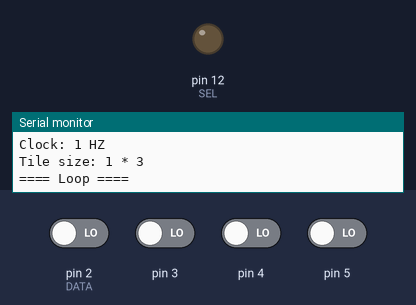
The sketch below on a simulated Arduino Uno, built with avr-gcc and run on an emulated ATmega328P. Parts: output pins drawn as LEDs (lit = HIGH), the last lines printed to the serial monitor. The inputs (shaded band) are chosen by the test bench; at power-on: pin 2 (DATA), pin 3–5 LOW. Pins used as bus, display or sensor lines are not drawn.

Above: at 0.5 s.
At 2.5 s:
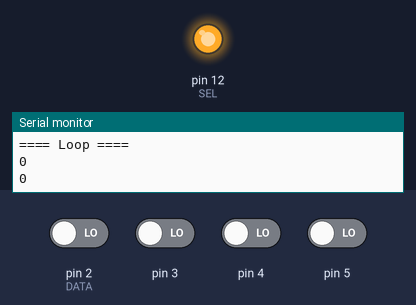
Timing chart, 0 to 5.2 s (numbered marks = the images above):
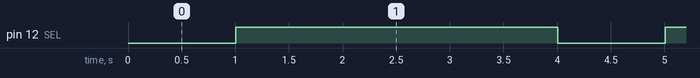

Measured:
- by itself, pin 12 (SEL): alternates HIGH for 3.0 s and LOW for 1.0 s

The sketch:

end-device-test.ino
```cpp
/* == tile form ==
 *
 *  -----------
 *  | b0 | b1 |
 *  -----------
 *  | b2 | b3 |
 *  -----------
 *
 */

/* == Wiring guideline ==

    name | pin | function
    -----|-----|---------
    CLK  | 13  | clock
    -----|-----|---------
    SEL  | 12  | select
    -----|-----|---------
    DATA |[2,5]| data, b0 > 2, b1 > 3, b2 > 4, b3 > 5
    ---------------------

   ====================== */


/* == definitions == */
#define CLK 13 // Pin of clock
#define SEL 12 // Pin of select
#define DATA 2 // Last pin of data, the n wide data line must be wired from 2+n-1 to 2 (inverse the order)
#define WIDE 4 // The wide of data bus, code must be modify when wide over 8 bits
#define FREQ 1  // The frequence of clock
#define BAUD 9600 // The baud rate of serial
//#define DEBUG  // Set the debug mode (Modify DEBUG to _DEBUG to disable the debug functions)

/* ================= */

/* == Global variable == */
int clk;    // The clock frequence (HZ)
int cyc;  // The cycle of the clock (millisecend)
unsigned int cStart; // Current cycle start time
int r_size; // The size of row of tile
int c_size; // The size of column of tile
int len;    // The length of tile
char *tile; // The array of the tile
/*
 * Two solutions
 * 1. Use the lower 4 bits to save the value and reserve the upper 4 bits
 * 2. Use the lower and upper 4 bits to save the value of different tile
 * Now using solution 1
 */

/* ===================== */


/*
#ifdef DEBUG

void wait_clk (unsigned int start)
{
    unsigned int _end
    do {
        _end = millis ();
    } while (_end - start < wait);
}

#else

void wait_clk (unsigned int start) {}

#endif
*/

/*
inline void clk_on()
{
    digitalWrite (CLK, 1);
}

inline void clk_off()
{
    digitalWrite (CLK, 0);
}
*/

// Select ON
inline void sel_on()
{
    digitalWrite (SEL, 0);
}

//Select OFF
inline void sel_off()
{
    digitalWrite (SEL, 1);
}

inline void exe_clk()
{
    digitalWrite (CLK, 1);
    delay (cyc);
    digitalWrite (CLK, 0);
    delay (cyc);
}

// To initialize the size of tile
// suppose the value will be assign form gateway
char *init_size()
{
    char *arr = NULL;
    r_size = 1;
    c_size = 3;
    len = r_size * c_size;
    while (!arr)
        arr = malloc (r_size * c_size);
    return arr;
}

void set_clk (int t)
{
    clk = t;
    cyc = (int)(1.0/clk * 1000)>>1;
}

// Must to be modify if data wide over 8 bits
char get_data ()
{
    char d;
    d = 0;
    for (int i=0; i<WIDE; i++) {
        d <<= 1;
        d |= digitalRead (DATA + i);
    }
    return d;
}

/*
void start_clk ()
{
    cStart = millis ()
    clk_on ();
}

void wait_clk ()
{
    unsigned int cur;
    do {
        unsigned int dif;
        cur = millis ();
        dif = cur - cStart;
    } while (dif < cyc);
    clk_off ();
}
*/

// Pass data to gateway
void send_data ()
{

}

// For reduce power
void sleep_mode ()
{

}

void setup()
{
    pinMode (CLK, OUTPUT);
    pinMode (SEL, OUTPUT);
    for (int i=0; i<WIDE; i++)
        pinMode (DATA+i, INPUT);
    Serial.begin (BAUD);
    tile = init_size ();
    set_clk (FREQ);
    Serial.println ("==== Initialized ====");
    Serial.println (String("") + "Clock: " + clk + " HZ");
    Serial.println (String("") + "Tile size: " + r_size + " * " + c_size);
}

void loop()
{
    Serial.println ("\n==== Loop ====");
    int d;
    sel_on ();
    exe_clk ();
    sel_off ();
    //while (!Serial.available ());
    //Serial.read();
    for (int i=0; i<len; i++) {
        int buff;
        buff = get_data ();
        Serial.println (String("") + buff);
        exe_clk ();
        //while (!Serial.available ());
        //Serial.read();
    }

    //send_data ();
    //sleep_mode ();
}
```
